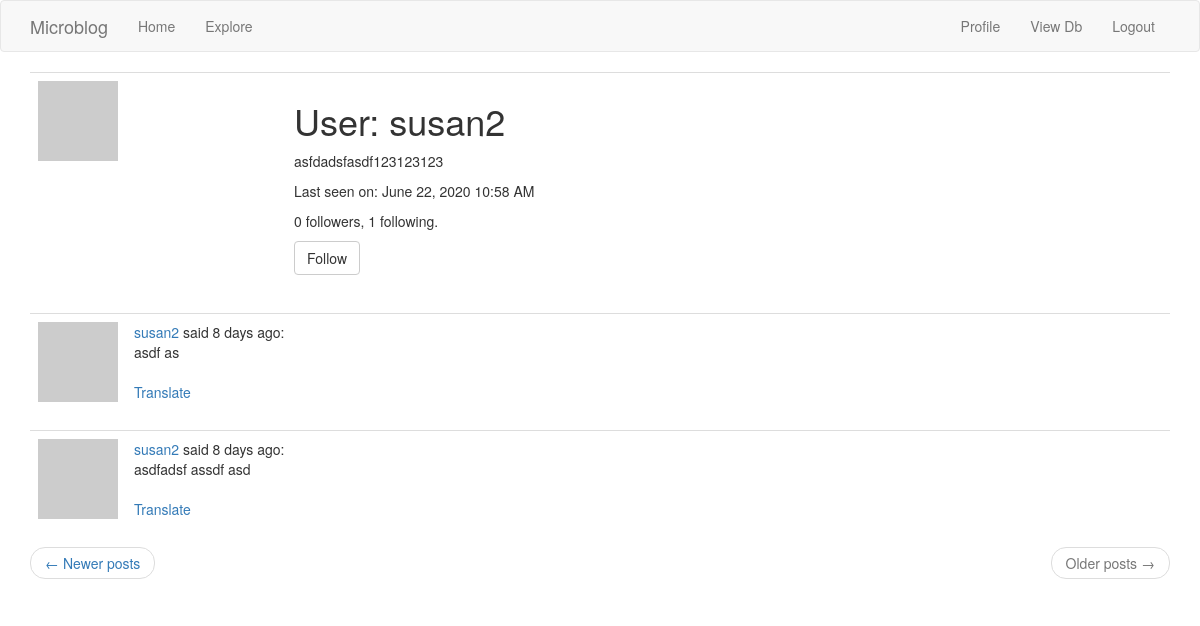
Page /user/susan2?page=2 (signed in) on the committed database.
### app/models.py (models this page shows, shortened)
class User(UserMixin, db.Model):
    id = db.Column(db.Integer, primary_key=True)
    username = db.Column(db.String(64), index=True, unique=True)
    email = db.Column(db.String(120), index=True, unique=True)
    password_hash = db.Column(db.String(128))
    fav_animal = db.Column(db.String(128)) #added later during migration
    about_me = db.Column(db.String(140))
    last_seen = db.Column(db.DateTime, default=datetime.utcnow)
    posts = db.relationship('Post', backref='author', lazy='dynamic')
    followed = db.relationship(
        'User', secondary=followers, #User is the right side entity in the relation, left side = parent class (obv self referential)
        primaryjoin=(followers.c.follower_id == id), #how we link LHS of followers table with Users
        secondaryjoin=(followers.c.followed_id == id), #how we link RHS of followers table with Users
        backref=db.backref('followers', lazy='dynamic'), #indicates how the rel-ship is accessed from RHS
        lazy='dynamic' #lazy population both from LHS (this line) and RHS (prev line)
    )
    def is_following(self, user):
        return self.followed.filter(followers.c.followed_id == user.id).count() > 0
    @login.user_loader
    def load_user(id):
        return User.query.get(int(id))
    def avatar(self, size):
        digest = md5(self.email.lower().encode('utf-8')).hexdigest()
        return 'https://www.gravatar.com/avatar/{}?d=identicon&s={}'.format(
            digest, size)

class Post(db.Model):
    id = db.Column(db.Integer, primary_key=True)
    body = db.Column(db.String(140))
    timestamp = db.Column(db.DateTime, index=True, default=datetime.utcnow)
    user_id = db.Column(db.Integer, db.ForeignKey('user.id'))
    language = db.Column(db.String(5))

### app/routes.py (the view)
@app.route('/user/<username>') #<username> is a dynamic component - browser will accept any string and then set username=to_that_string
@login_required
def user(username):
    user = User.query.filter_by(username=username).first_or_404() #we're passing downt he username from the url
    page = request.args.get('page', 1, type=int)
    posts = user.posts.order_by(Post.timestamp.desc()).paginate(
        page, app.config['POSTS_PER_PAGE'], False)
    next_url = url_for('user', username=user.username, page=posts.next_num) if posts.has_next else None
    prev_url = url_for('user', username=user.username, page=posts.prev_num) if posts.has_prev else None
    form = EmptyForm()
    return render_template('user.html', user=user, posts=posts.items,
                           next_url=next_url, prev_url=prev_url, form=form)

### app/forms.py
class EmptyForm(FlaskForm):
    submit = SubmitField('Submit')

### app/routes.py (called while the page is built)
@app.before_request
def before_request():
    if current_user.is_authenticated:
        current_user.last_seen = datetime.utcnow() #always use UTC, otherwise the times will display differently depending on your location
        db.session.commit()

### app/templates/user.html (shortened to what this page needs)
{% extends "base.html" %}
{% block app_content %}
    <table class="table table-hover">
        <tr>
            <td width="256px"><img src="{{ user.avatar(256) }}"></td>
            <td>
                <h1>User: {{ user.username }}</h1>
                {% if user.about_me %}<p>{{ user.about_me }}</p>{% endif %}
                {% if user.last_seen %}<p>Last seen on: {{ moment(user.last_seen).format('LLL') }}</p>{% endif %}
                <p>{{ user.followers.count() }} followers, {{ user.followed.count() }} following.</p>
                {% if user == current_user %}
                <p><a href="{{ url_for('edit_profile') }}">Edit your profile</a></p>
                {% elif not current_user.is_following(user) %}
                <p>
                    <form action="{{ url_for('follow', username=user.username) }}" method="post">
                        {{ form.submit(value='Follow', class_='btn btn-default') }}
                    </form>
                </p>
                {% endif %}
            </td>
        </tr>
    </table>
    {% for post in posts %}
        {% include '_post.html' %}
    {% endfor %}
    <nav aria-label="...">
        <ul class="pager">
            <li class="previous{% if not prev_url %} disabled{% endif %}">
                <a href="{{ prev_url or '#' }}">
                    <span aria-hidden="true">&larr;</span> Newer posts
                </a>
            </li>
            <li class="next{% if not next_url %} disabled{% endif %}">
                <a href="{{ next_url or '#' }}">
                    Older posts <span aria-hidden="true">&rarr;</span>
                </a>
            </li>
        </ul>
    </nav>
{% endblock %}

### app/templates/_post.html
    <table class="table table-hover">
        <tr>
            <td width="70px">
                <a href="{{ url_for('user', username=post.author.username) }}">
                    <img src="{{ post.author.avatar(70) }}" />
                </a>
            </td>
            <td>
                <a href="{{ url_for('user', username=post.author.username) }}">
                    {{ post.author.username }}
                </a>
                said {{ moment(post.timestamp).fromNow() }}:
                <br>
                <span id="post{{ post.id }}">{{ post.body }}</span>
                <br><br>
                <span id="translation{{ post.id }}">
                    <a href="javascript:translate(
                                '#post{{ post.id }}',
                                '#translation{{ post.id }}',
                                '{{ post.language }}',
                                '{{ g.locale }}');">Translate</a>
                </span>
            </td>
        </tr>
    </table>

### rows in the picture
User: username "susan2", about_me "asfdadsfasdf123123123", last_seen "June 22, 2020 10:58 AM"
Post: author.username "susan2", timestamp "8 days ago", body "asdf as"
Post: author.username "susan2", timestamp "8 days ago", body "asdfadsf assdf asd"

### other values in the picture
{{ user.followers.count() }} "0"
{{ user.followed.count() }} "1"
